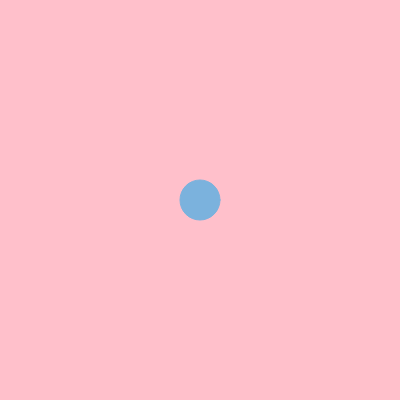
Frame 1 (no input)
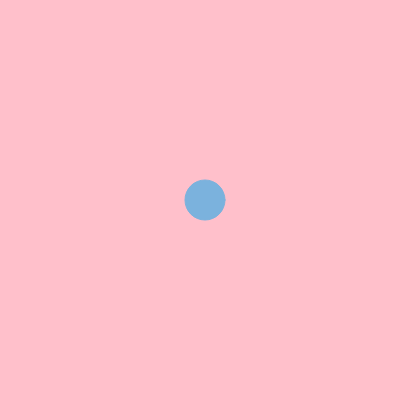
Frame 2 (the mouse pressed at the canvas centre, redrawn once)

The p5.js sketch that drew these frames (run headless with seeded random() and noise() and a simulated clock; the mouse was pressed at the canvas centre and the sketch redrawn once):

// p5.js sketch
// ── sketch.js
let startpoint;
let launchpoint;
let endpoint;
let value;
let clickvalue;
let r, g, b;
let speed = 4;
let diameter = 40;
function setup() {
  createCanvas(400, 400);
  noLoop();
  startpoint = 0;
  launchpoint = 200;
  endpoint = 400;
  value=("#7BB2DD");
  clickvalue=random(r,g,b);
  r = random(0,255);
  g = random(0,255);
  b = random(0,255); 
}

function draw() {

  //drawing stuff
  background("pink");
  fill(value);
  stroke(value);
  // if (mouseIsPressed) {
  //   fill(r,g,b);
  // } else {
  //   fill(255);
  // }
  ellipse(launchpoint,200,40);

  //logic
  launchpoint = launchpoint + 1;

  if (launchpoint >= endpoint || launchpoint<= 0) {
    speed = speed * -1;
  }
  launchpoint += speed;
}

//mouse-initiated animation
function mouseClicked() {
  loop();

  if (value === 0) {
    value = (clickvalue);
  } else {
    value = (clickvalue);
  }
}



// function mouseReleased() {
//   noLoop();
// }

// ── style.css
html, body {
  margin: 0;
  padding: 0;
}

h1 {
  font-family: 'Courier New', Courier, monospace;
}

p {
  font-family: 'Courier New', Courier, monospace;
  font-size: 8pt;
}

canvas {
  display: block;
  position: absolute;
}
